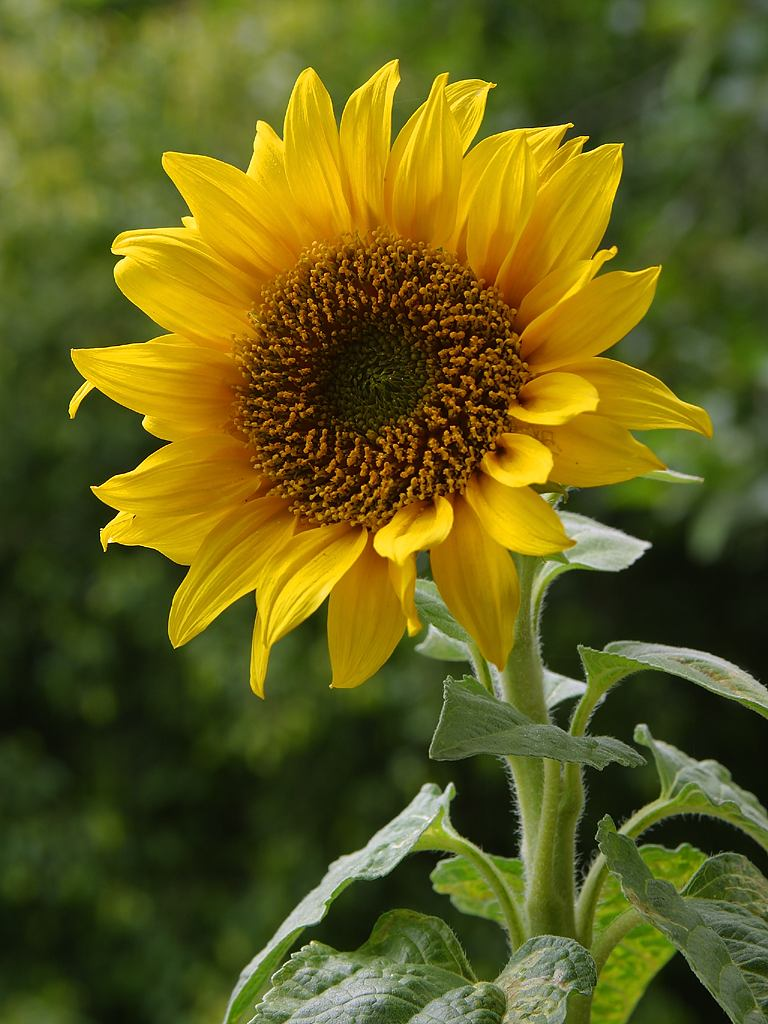
#> input picture convolutional-filters-edge-detection/images/sunflower.jpg, 768 x 1024 px, found by its file name
$ jupyter execute 13_High_and_Low_Pass_Filters.ipynb   (shell and % lines are left out)
#> lines starting #> are read from the running program, lines starting #| are printed output that depends on the picture
<a href="https://colab.research.google.com/github/bttrung/CVND-udacity-facebook-scholarship/blob/master/convolutional-filters-edge-detection/13_High_and_Low_Pass_Filters.ipynb" target="_parent"></a>

[cell 1]
import numpy as np
import matplotlib.pyplot as plt
import matplotlib.image as mpimg

import cv2


%cd cloned-repo

[cell 2]
# visualize the frequencies that these filters block out by taking a look at their fourier transforms

# Define gaussian, sobel, and laplacian (edge) filters

gaussian = (1/9)*np.array([[1, 1, 1],
                           [1, 1, 1],
                           [1, 1, 1]])

sobel_x= np.array([[-1, 0, 1],
                   [-2, 0, 2],
                   [-1, 0, 1]])

sobel_y= np.array([[-1,-2,-1],
                   [0, 0, 0],
                   [1, 2, 1]])

# laplacian, edge filter
laplacian=np.array([[0, 1, 0],
                    [1,-4, 1],
                    [0, 1, 0]])

filters = [gaussian, sobel_x, sobel_y, laplacian]
filter_name = ['gaussian','sobel_x', \
                'sobel_y', 'laplacian']


# perform a fast fourier transform on each filter
# and create a scaled, frequency transform image
f_filters = [np.fft.fft2(x) for x in filters]
fshift = [np.fft.fftshift(y) for y in f_filters]
frequency_tx = [np.log(np.abs(z)+1) for z in fshift]

# display 4 filters
for i in range(len(filters)):
    plt.subplot(2,2,i+1),plt.imshow(frequency_tx[i],cmap = 'gray')
    plt.title(filter_name[i]), plt.xticks([]), plt.yticks([])

plt.show()
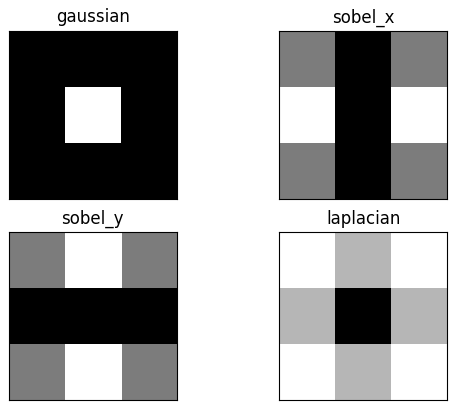
#> figure drawn by matplotlib, 4 panels

[cell 3]
img_url = 'CVND-udacity-facebook-scholarship/convolutional-filters-edge-detection/images/sunflower.jpg'
image = mpimg.imread(img_url)
#> image is the input picture: shape (1024, 768, 3); mean R, G, B 98.3, 94.7, 27.4
plt.imshow(image)

[cell 4]
# Make a copy of the image
image_copy = np.copy(image)

plt.imshow(image_copy)

# Convert to grayscale for filtering
gray = cv2.cvtColor(image_copy, cv2.COLOR_RGB2GRAY)
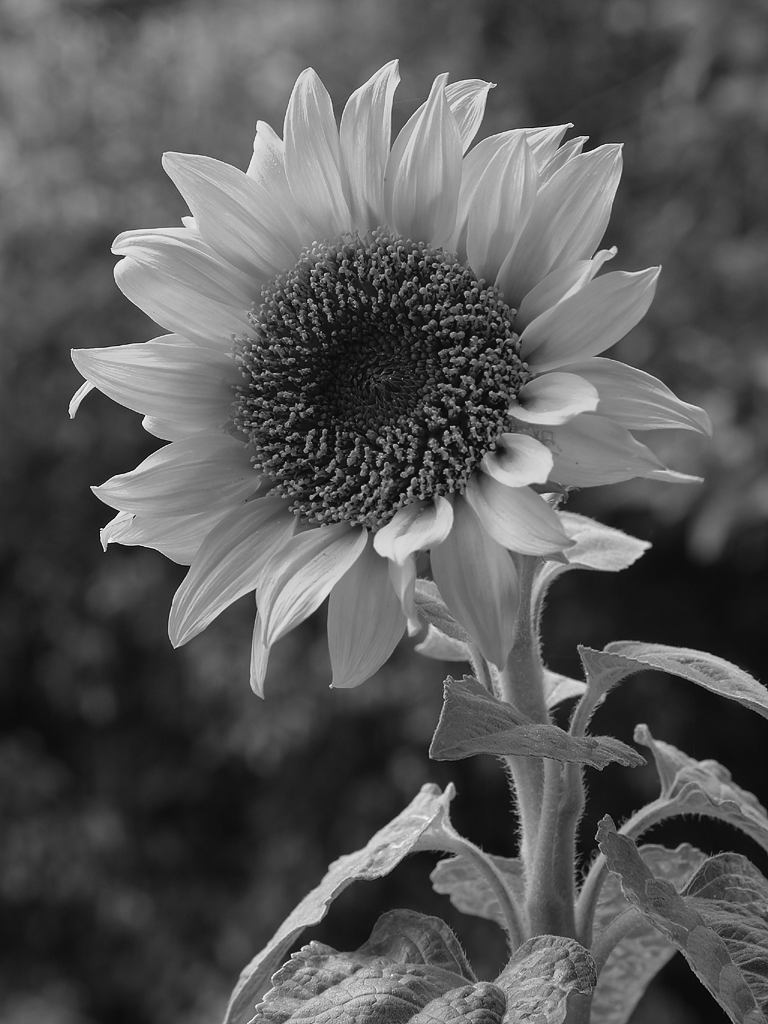
#> gray: shape (1024, 768); min 1, max 253, mean 88.1

# Create a Gaussian blurred image
gray_blur = cv2.GaussianBlur(gray, (9, 9), 0)

f, (ax1, ax2) = plt.subplots(1, 2, figsize=(20,10))

ax1.set_title('original gray')
ax1.imshow(gray, cmap='gray')

ax2.set_title('blurred image')
ax2.imshow(gray_blur, cmap='gray')
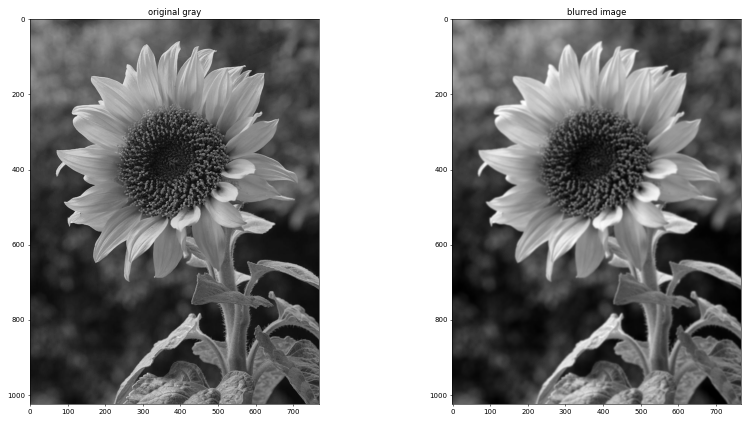
#> figure drawn by matplotlib, 2 panels

[cell 5]
gaussian_image = cv2.filter2D(gray, -1, gaussian)
sobel_x_image = cv2.filter2D(gray, -1, sobel_x)
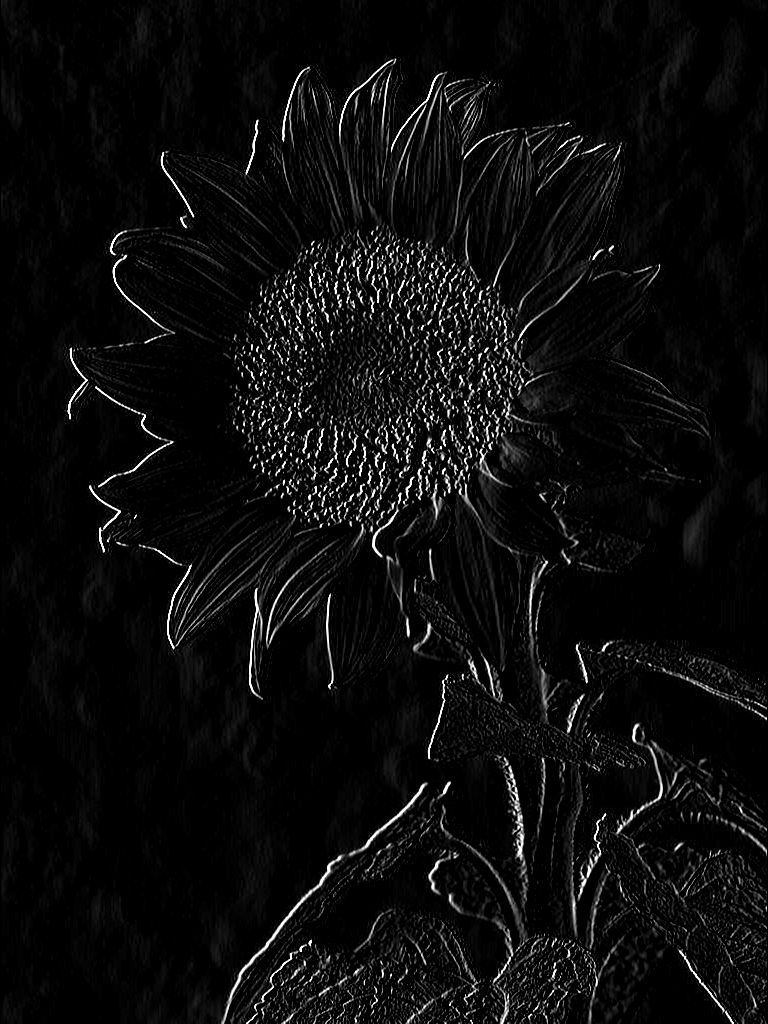
#> sobel_x_image: shape (1024, 768); min 0, max 255, mean 12.1
sobel_y_image = cv2.filter2D(gray, -1, sobel_y)
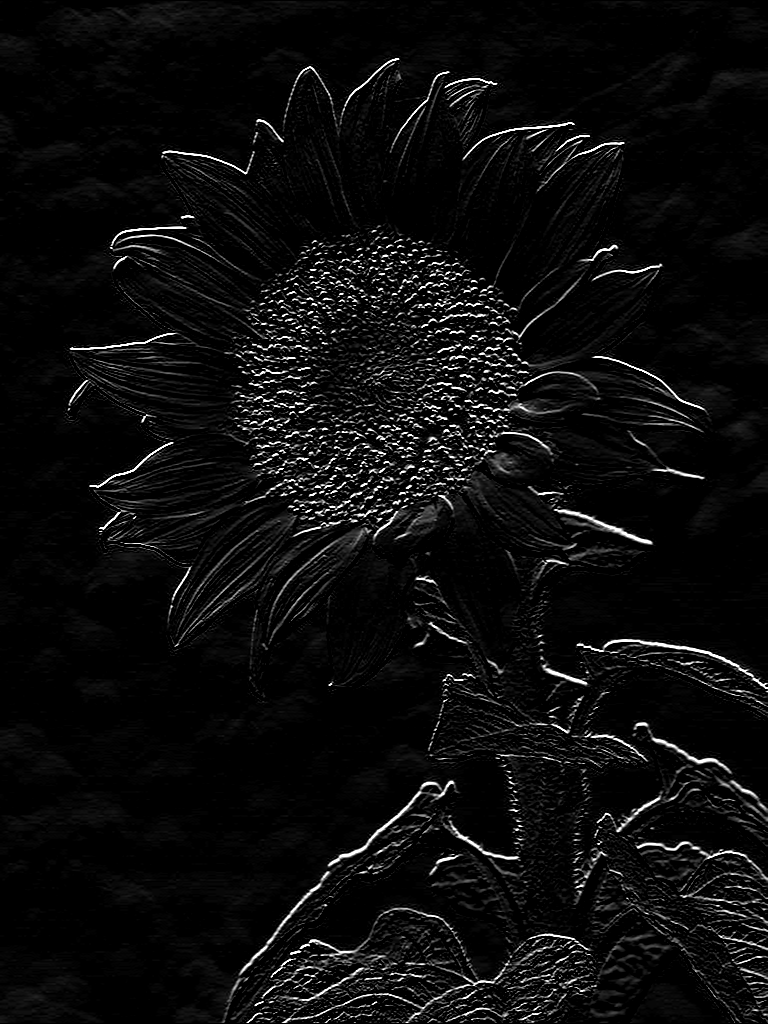
#> sobel_y_image: shape (1024, 768); min 0, max 255, mean 12.5
laplacian_image = cv2.filter2D(gray, -1, laplacian)
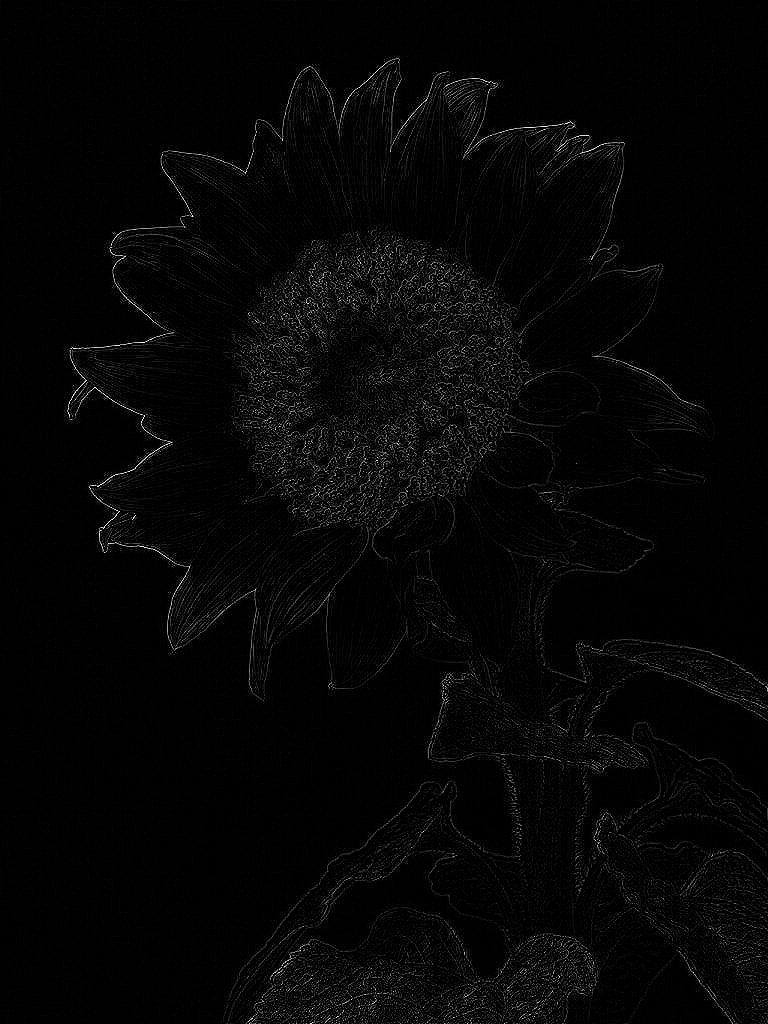
#> laplacian_image: shape (1024, 768); min 0, max 255, mean 5.5

f, (ax1, ax2, ax3, ax4, ax5) = plt.subplots(1, 5, figsize=(20,10))

ax1.set_title('original gray')
ax1.imshow(gray, cmap='gray')

ax2.set_title('gaussian image')
ax2.imshow(gaussian_image, cmap='gray')

ax3.set_title('sobel_x image')
ax3.imshow(sobel_x_image, cmap='gray')

ax4.set_title('sobel_y image')
ax4.imshow(sobel_y_image, cmap='gray')

ax5.set_title('laplacian image')
ax5.imshow(laplacian_image, cmap='gray')

$ run again, with convolutional-filters-edge-detection/images/birds.jpg copied over convolutional-filters-edge-detection/images/sunflower.jpg
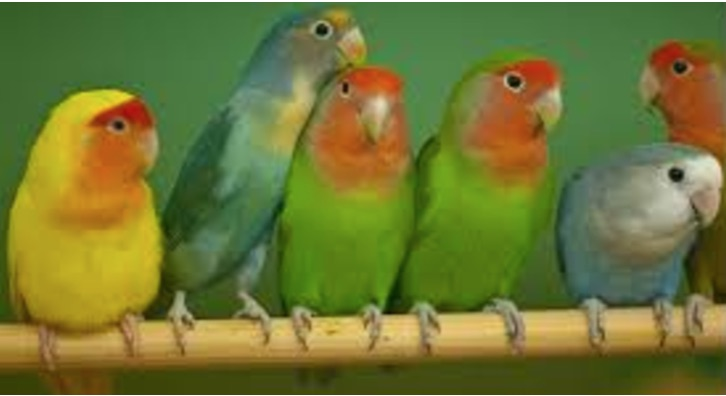
#> input picture convolutional-filters-edge-detection/images/birds.jpg, 726 x 396 px, found by its file name
#> image is the input picture: shape (396, 726, 3); mean R, G, B 111.1, 118.2, 52.2
#> `gray = cv2.cvtColor(image_copy, cv2.COLOR_RGB2GRAY)`:
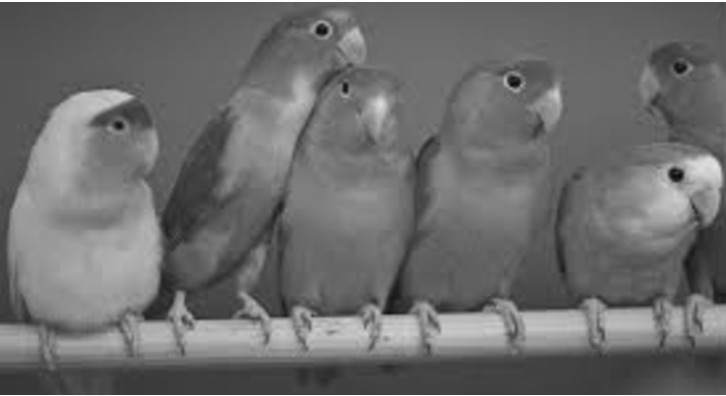
#> gray: shape (396, 726); min 8, max 255, mean 108.6
#> `laplacian_image = cv2.filter2D(gray, -1, laplacian)`:
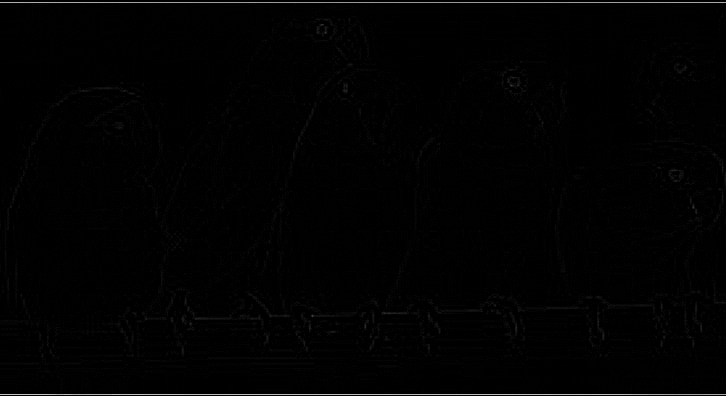
#> laplacian_image: shape (396, 726); min 0, max 198, mean 1.9

$ run again, with convolutional-filters-edge-detection/images/brain_MR.jpg copied over convolutional-filters-edge-detection/images/sunflower.jpg
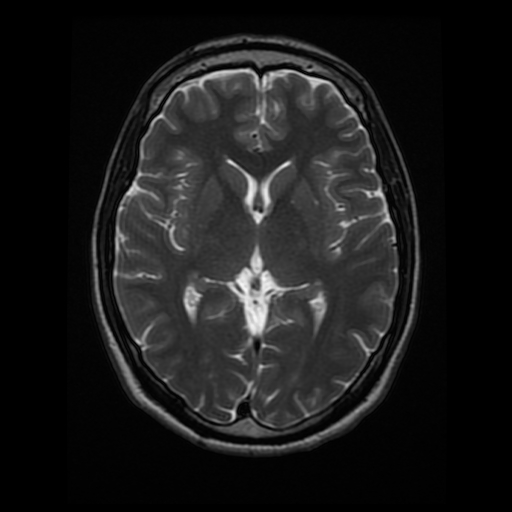
#> input picture convolutional-filters-edge-detection/images/brain_MR.jpg, 512 x 512 px, found by its file name
#> image is the input picture: shape (512, 512, 3); min 0, max 247, mean 26.9
#> `[cell 4] # Make a copy of the image image_copy = np.copy(image)  plt.i..`:
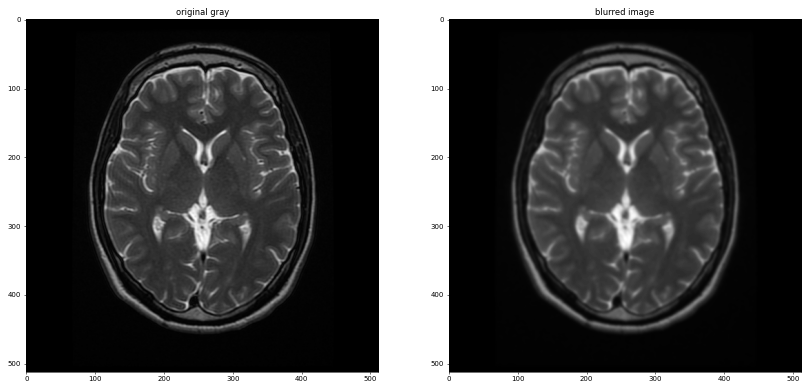
#> figure drawn by matplotlib, 2 panels
#> `laplacian_image = cv2.filter2D(gray, -1, laplacian)`:
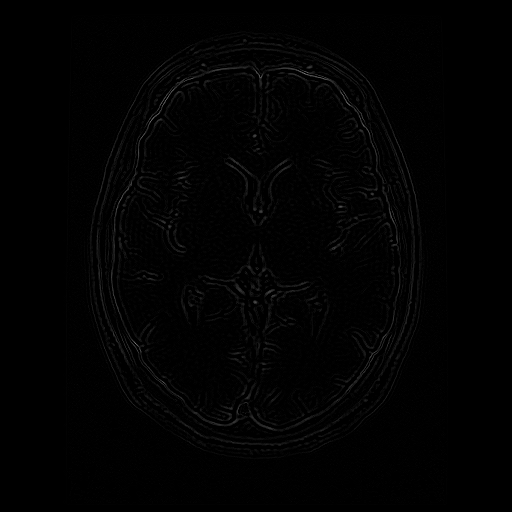
#> laplacian_image: shape (512, 512); min 0, max 120, mean 2
